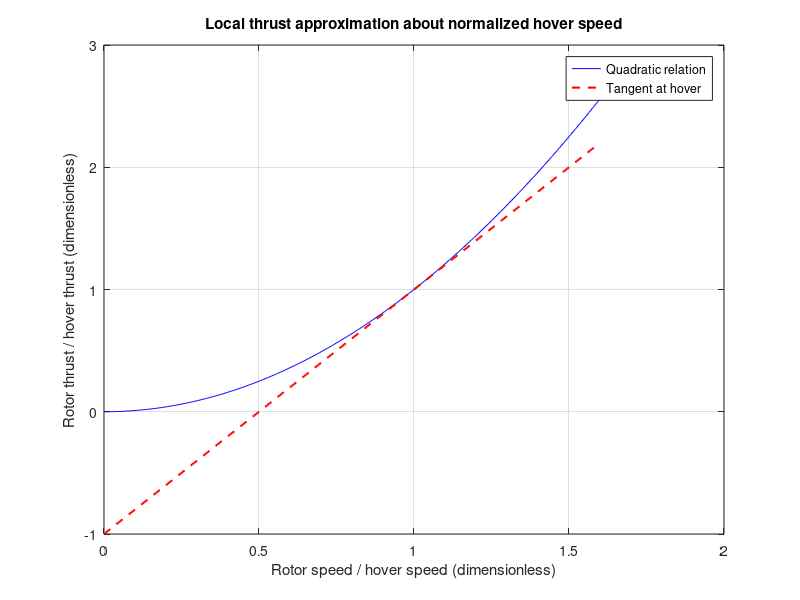

MATLAB code to generate this figure: (Note: this script raises an error after producing the figure.)
% Optional figures accompanying the mathematical lessons. Base MATLAB only.
% Rotor curve uses NORMALIZED variables, not measured propeller data.
q = linspace(0,1.6,321)'; r = q.^2; r_linear = 1+2*(q-1);
figure; plot(q,r,'b-',q,r_linear,'r--','LineWidth',1.5); grid on;
title('Local thrust approximation about normalized hover speed');
xlabel('Rotor speed / hover speed (dimensionless)');
ylabel('Rotor thrust / hover thrust (dimensionless)');
legend('Quadratic relation','Tangent at hover','Location','best');
print(gcf,fullfile(figure_dir,'local_linearization.png'),'-dpng','-r180');
% Forward Euler: update BOTH states from old values, not updated velocity.
h_values = [0.5 0.25 0.125 0.0625]; errors = zeros(size(h_values));
a = 0.2; tfinal = 4;
for k = 1:numel(h_values)
    h = h_values(k); z = 0; v = 0;
    for n = 1:round(tfinal/h)
        z_next = z+h*v; v_next = v+h*a;
        z = z_next; v = v_next;
    end
    errors(k) = abs(z-0.5*a*tfinal^2);
end
figure; loglog(h_values,errors,'o-','LineWidth',1.5); grid on;
title('Forward Euler position error at 4 s');
xlabel('Numerical integration step h (s)'); ylabel('Absolute error (m)');
print(gcf,fullfile(figure_dir,'euler_convergence.png'),'-dpng','-r180');


% Geometric meaning of the derivative in Figure 2.
t = linspace(0,4,401)'; z = 0.1*t.^2;
t_tangent = linspace(0.8,3.2,100)';
figure; plot(t,z,'b-',t_tangent,0.4+0.4*(t_tangent-2),'r--');
grid on; title('Velocity is the local slope of altitude');
xlabel('Time (s)'); ylabel('Altitude z (m)');
legend('z = 0.1 t^2','Tangent at t = 2 s','Location','best');
print(gcf,fullfile(figure_dir,'derivative.png'),'-dpng','-r180');
% Pole location diagram without requiring Control System Toolbox.
figure; plot(0,0,'rx','MarkerSize',12,'LineWidth',2); grid on;
xlim([-1 1]); ylim([-1 1]);
title('Two coincident poles at the origin; no finite zeros');
xlabel('Real part sigma (1/s)'); ylabel('Imaginary part omega (1/s)');
print(gcf,fullfile(figure_dir,'poles.png'),'-dpng','-r180');
